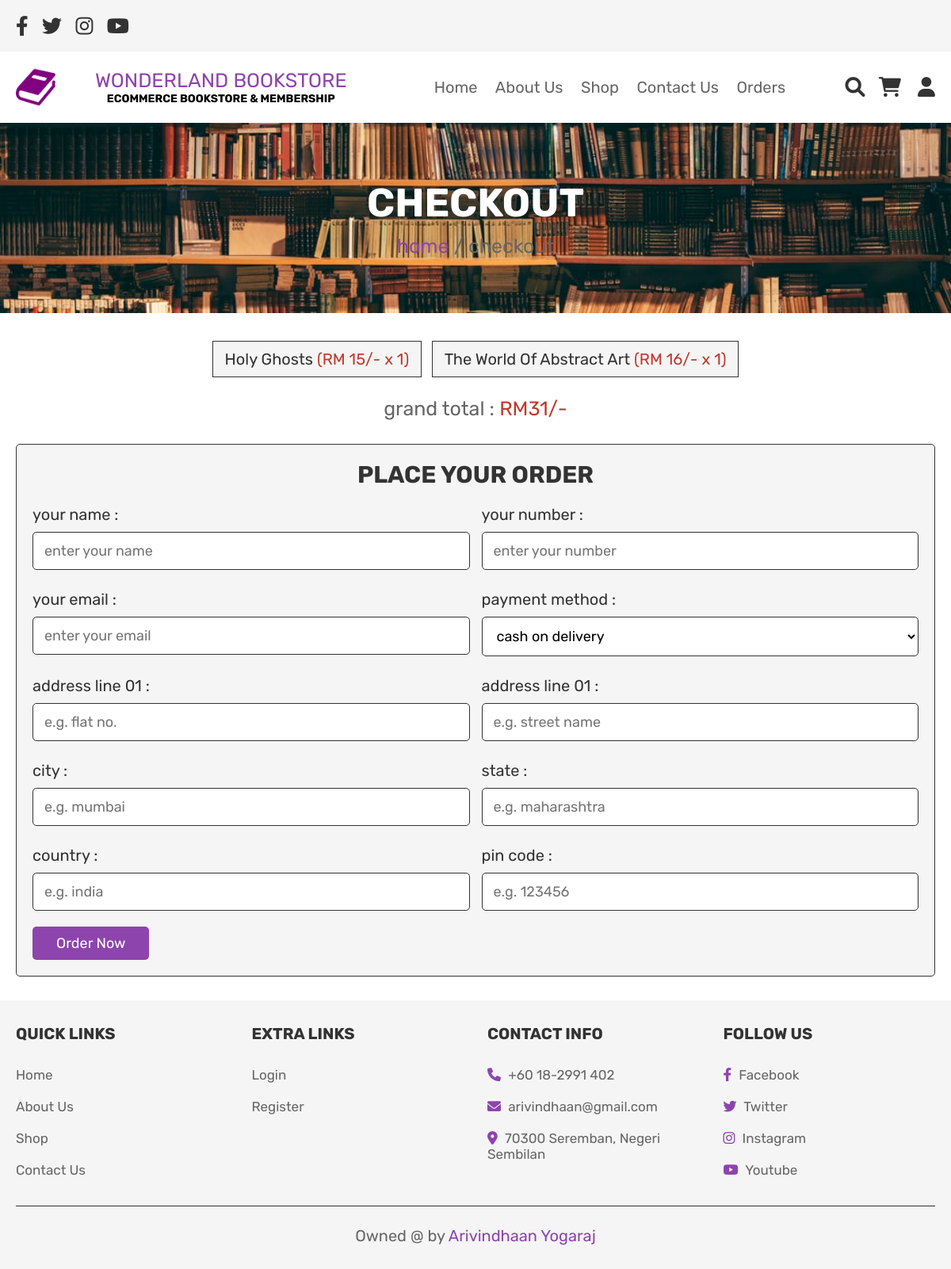
The page /indexcheckout.php on the database its author committed.
### tables this page shows
CREATE TABLE `cart` (
  `id` int(100) NOT NULL,
  `user_id` int(100) NOT NULL,
  `name` varchar(100) NOT NULL,
  `price` int(100) NOT NULL,
  `quantity` int(100) NOT NULL,
  `image` varchar(100) NOT NULL
);

### indexcheckout.php (the view, shortened to what this page needs)
<?php
include 'config.php';
$user_id = 'unknown';
?>
<!DOCTYPE html>
<html lang="en">
<head>
   <link rel="stylesheet" href="https://cdnjs.cloudflare.com/ajax/libs/font-awesome/6.0.0/css/all.min.css">
   <link rel="stylesheet" href="css/style.css">
</head>
<body>
<?php include 'indexheader.php'; ?>
<div class="heading">
   <h3>checkout</h3>
   <p> <a href="index.php">home</a> / checkout </p>
</div>
<section class="display-order">
   <?php
      $grand_total = 0;
      $select_cart = mysqli_query($conn, "SELECT * FROM `cart` WHERE user_id = '$user_id'") or die('query failed');
      if(mysqli_num_rows($select_cart) > 0){
         while($fetch_cart = mysqli_fetch_assoc($select_cart)){
            $total_price = ($fetch_cart['price'] * $fetch_cart['quantity']);
            $grand_total += $total_price;
   ?>
   <p> <?php echo $fetch_cart['name']; ?> <span>(<?php echo 'RM '.$fetch_cart['price'].'/-'.' x '. $fetch_cart['quantity']; ?>)</span> </p>
   <?php
      }
   }else{
      echo '<p class="empty">your cart is empty</p>';
   }
   ?>
   <div class="grand-total"> grand total : <span>RM<?php echo $grand_total; ?>/-</span> </div>
</section>
<section class="checkout">
   <form action="" method="post">
      <h3>place your order</h3>
      <div class="flex">
         <div class="inputBox">
            <span>your name :</span>
            <input type="text" name="name" required placeholder="enter your name">
         </div>
         <div class="inputBox">
            <span>your number :</span>
            <input type="number" name="number" required placeholder="enter your number">
         </div>
         <div class="inputBox">
            <span>your email :</span>
            <input type="email" name="email" required placeholder="enter your email">
         </div>
         <div class="inputBox">
            <span>payment method :</span>
            <select name="method">
               <option value="cash on delivery">cash on delivery</option>
            </select>
         </div>
         <div class="inputBox">
            <span>address line 01 :</span>
            <input type="number" min="0" name="flat" required placeholder="e.g. flat no.">
         </div>
         <div class="inputBox">
            <span>address line 01 :</span>
            <input type="text" name="street" required placeholder="e.g. street name">
         </div>
         <div class="inputBox">
            <span>city :</span>
            <input type="text" name="city" required placeholder="e.g. mumbai">
         </div>
         <div class="inputBox">
            <span>state :</span>
            <input type="text" name="state" required placeholder="e.g. maharashtra">
         </div>
         <div class="inputBox">
            <span>country :</span>
            <input type="text" name="country" required placeholder="e.g. india">
         </div>
         <div class="inputBox">
            <span>pin code :</span>
            <input type="number" min="0" name="pin_code" required placeholder="e.g. 123456">
         </div>
      </div>
      <input type="submit" value="order now" class="btn" name="order_btn">
   </form>
</section>
<?php include 'indexfooter.php'; ?>
</body>
</html>

### css/style.css (style rules this page uses)
:root { --purple:#8e44ad; --red:#c0392b; --orange:#f39c12; --black:#333; --white:#fff; --light-color:#666; --light-white:#ccc; --light-bg:#f5f5f5; --border:.1rem solid var(--black); --box-shadow:0 .5rem 1rem rgba(0,0,0,.1); }
* { font-family: 'Rubik', sans-serif; margin:0; padding:0; box-sizing: border-box; outline: none; border:none; text-decoration: none; transition:all .2s linear; }
html { font-size: 62.5%; overflow-x: hidden; }
section { padding:3rem 2rem; }
.btn, .option-btn, .delete-btn, .white-btn { display: inline-block; margin-top: 1rem; padding:1rem 3rem; cursor: pointer; color:var(--white); font-size: 1.8rem; border-radius: .5rem; text-transform: capitalize; }
.white-btn, .btn { background-color: var(--purple); }
.heading { min-height: 30vh; display: flex; flex-flow: column; align-items: center; justify-content: center; gap:1rem; background: url(../images/book.jpg) no-repeat; background-size: cover; background-position: center; text-align: center; }
.heading h3 { font-size: 5rem; color:var(--white); text-transform: uppercase; }
.heading p { font-size: 2.5rem; color:var(--light-color); }
.heading p a { color:var(--purple); }
.display-order { max-width: 1200px; margin: 0 auto; text-align: center; padding-bottom: 0; }
.display-order p { background-color: var(--light-bg); color:var(--black); font-size: 2rem; padding:1rem 1.5rem; border:var(--border); display: inline-block; margin:.5rem; }
.display-order p span { color:var(--red); }
.display-order .grand-total { margin-top: 2rem; font-size: 2.5rem; color:var(--light-color); }
.display-order .grand-total span { color:var(--red); }
.checkout form { max-width: 1200px; padding:2rem; margin:0 auto; border:var(--border); background-color: var(--light-bg); border-radius: .5rem; }
.checkout form h3 { text-align: center; margin-bottom: 2rem; color:var(--black); text-transform: uppercase; font-size: 3rem; }
.checkout form .flex { display: flex; flex-wrap: wrap; gap:1.5rem; }
.checkout form .flex .inputBox { flex:1 1 40rem; }
.checkout form .flex span { font-size: 2rem; color:var(--black); }
.checkout form .flex select, .checkout form .flex input { border:var(--border); width: 100%; border-radius: .5rem; width: 100%; background-color: var(--white); padding:1.2rem 1.4rem; font-size: 1.8rem; margin:1rem 0; }

### rows shown on the page
cart: name "Holy Ghosts", price "15", quantity "1"
cart: name "The World Of Abstract Art", price "16", quantity "1"

### other values the page prints
$grand_total "31"
